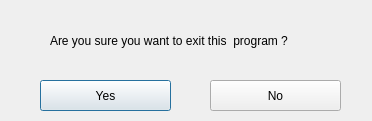
<?xml version="1.0" encoding="UTF-8"?>
<ui version="4.0">
 <class>Canceldialog</class>
 <widget class="QDialog" name="Canceldialog">
  <property name="geometry">
   <rect>
    <x>0</x>
    <y>0</y>
    <width>372</width>
    <height>121</height>
   </rect>
  </property>
  <property name="windowTitle">
   <string>Busbee</string>
  </property>
  <widget class="QPushButton" name="cancel_yes">
   <property name="geometry">
    <rect>
     <x>40</x>
     <y>80</y>
     <width>131</width>
     <height>31</height>
    </rect>
   </property>
   <property name="toolTip">
    <string>&lt;html&gt;&lt;head/&gt;&lt;body&gt;&lt;p&gt;Exit the app&lt;/p&gt;&lt;/body&gt;&lt;/html&gt;</string>
   </property>
   <property name="text">
    <string>Yes</string>
   </property>
  </widget>
  <widget class="QPushButton" name="Cancel_no">
   <property name="geometry">
    <rect>
     <x>210</x>
     <y>80</y>
     <width>131</width>
     <height>31</height>
    </rect>
   </property>
   <property name="toolTip">
    <string>&lt;html&gt;&lt;head/&gt;&lt;body&gt;&lt;p&gt;Go back to mainwindow&lt;/p&gt;&lt;/body&gt;&lt;/html&gt;</string>
   </property>
   <property name="text">
    <string>No</string>
   </property>
  </widget>
  <widget class="QLabel" name="label">
   <property name="geometry">
    <rect>
     <x>50</x>
     <y>30</y>
     <width>331</width>
     <height>21</height>
    </rect>
   </property>
   <property name="text">
    <string>Are you sure you want to exit this  program ?</string>
   </property>
  </widget>
 </widget>
 <resources/>
 <connections/>
</ui>
